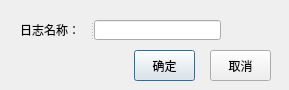
<?xml version="1.0" encoding="UTF-8"?>
<ui version="4.0">
 <class>SaveNotepadIniDialog</class>
 <widget class="QDialog" name="SaveNotepadIniDialog">
  <property name="geometry">
   <rect>
    <x>0</x>
    <y>0</y>
    <width>289</width>
    <height>90</height>
   </rect>
  </property>
  <property name="windowTitle">
   <string>Dialog</string>
  </property>
  <widget class="QPushButton" name="pushButton_ok">
   <property name="geometry">
    <rect>
     <x>134</x>
     <y>50</y>
     <width>61</width>
     <height>31</height>
    </rect>
   </property>
   <property name="styleSheet">
    <string notr="true">font: 9pt &quot;微软雅黑&quot;;</string>
   </property>
   <property name="text">
    <string>确定</string>
   </property>
  </widget>
  <widget class="QPushButton" name="pushButton_esc">
   <property name="geometry">
    <rect>
     <x>210</x>
     <y>50</y>
     <width>61</width>
     <height>31</height>
    </rect>
   </property>
   <property name="styleSheet">
    <string notr="true">font: 9pt &quot;微软雅黑&quot;;</string>
   </property>
   <property name="text">
    <string>取消</string>
   </property>
  </widget>
  <widget class="QSplitter" name="splitter">
   <property name="geometry">
    <rect>
     <x>20</x>
     <y>20</y>
     <width>201</width>
     <height>20</height>
    </rect>
   </property>
   <property name="orientation">
    <enum>Qt::Horizontal</enum>
   </property>
   <widget class="QLabel" name="label_input">
    <property name="styleSheet">
     <string notr="true">font: 10pt &quot;微软雅黑&quot;;</string>
    </property>
    <property name="text">
     <string>日志名称：</string>
    </property>
   </widget>
   <widget class="QLineEdit" name="lineEdit_input"/>
  </widget>
 </widget>
 <resources/>
 <connections>
  <connection>
   <sender>pushButton_ok</sender>
   <signal>clicked()</signal>
   <receiver>SaveNotepadIniDialog</receiver>
   <slot>addNameToTxtSlot()</slot>
   <hints>
    <hint type="sourcelabel">
     <x>151</x>
     <y>65</y>
    </hint>
    <hint type="destinationlabel">
     <x>83</x>
     <y>55</y>
    </hint>
   </hints>
  </connection>
  <connection>
   <sender>pushButton_esc</sender>
   <signal>clicked()</signal>
   <receiver>SaveNotepadIniDialog</receiver>
   <slot>reject()</slot>
   <hints>
    <hint type="sourcelabel">
     <x>256</x>
     <y>61</y>
    </hint>
    <hint type="destinationlabel">
     <x>269</x>
     <y>31</y>
    </hint>
   </hints>
  </connection>
 </connections>
 <slots>
  <slot>addNameToTxtSlot()</slot>
 </slots>
</ui>
